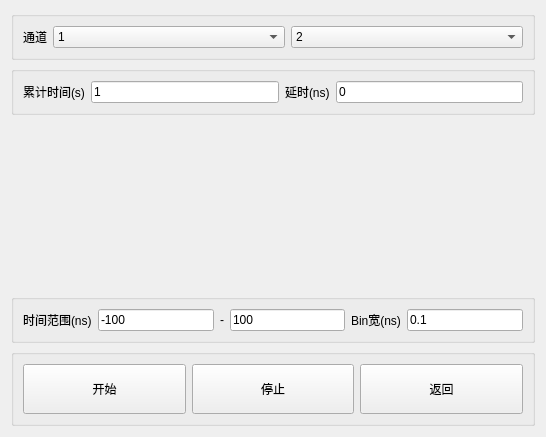
<?xml version="1.0" encoding="UTF-8"?>
<ui version="4.0">
 <class>HistogramWidget</class>
 <widget class="QWidget" name="HistogramWidget">
  <property name="geometry">
   <rect>
    <x>0</x>
    <y>0</y>
    <width>546</width>
    <height>437</height>
   </rect>
  </property>
  <property name="windowTitle">
   <string>Form</string>
  </property>
  <layout class="QVBoxLayout" name="verticalLayout">
   <item>
    <widget class="QGroupBox" name="groupBox_3">
     <property name="title">
      <string/>
     </property>
     <layout class="QHBoxLayout" name="horizontalLayout">
      <item>
       <widget class="QLabel" name="label_3">
        <property name="text">
         <string>通道</string>
        </property>
       </widget>
      </item>
      <item>
       <widget class="QComboBox" name="comboChannel1">
        <property name="sizePolicy">
         <sizepolicy hsizetype="Expanding" vsizetype="Fixed">
          <horstretch>0</horstretch>
          <verstretch>0</verstretch>
         </sizepolicy>
        </property>
        <item>
         <property name="text">
          <string>1</string>
         </property>
        </item>
        <item>
         <property name="text">
          <string>2</string>
         </property>
        </item>
        <item>
         <property name="text">
          <string>3</string>
         </property>
        </item>
        <item>
         <property name="text">
          <string>4</string>
         </property>
        </item>
        <item>
         <property name="text">
          <string>5</string>
         </property>
        </item>
        <item>
         <property name="text">
          <string>6</string>
         </property>
        </item>
       </widget>
      </item>
      <item>
       <widget class="QComboBox" name="comboChannel2">
        <property name="sizePolicy">
         <sizepolicy hsizetype="Expanding" vsizetype="Fixed">
          <horstretch>0</horstretch>
          <verstretch>0</verstretch>
         </sizepolicy>
        </property>
        <property name="currentIndex">
         <number>1</number>
        </property>
        <item>
         <property name="text">
          <string>1</string>
         </property>
        </item>
        <item>
         <property name="text">
          <string>2</string>
         </property>
        </item>
        <item>
         <property name="text">
          <string>3</string>
         </property>
        </item>
        <item>
         <property name="text">
          <string>4</string>
         </property>
        </item>
        <item>
         <property name="text">
          <string>5</string>
         </property>
        </item>
        <item>
         <property name="text">
          <string>6</string>
         </property>
        </item>
       </widget>
      </item>
     </layout>
    </widget>
   </item>
   <item>
    <widget class="QGroupBox" name="groupBox">
     <property name="title">
      <string/>
     </property>
     <layout class="QHBoxLayout" name="horizontalLayout_2">
      <item>
       <widget class="QLabel" name="label">
        <property name="text">
         <string>累计时间(s)</string>
        </property>
       </widget>
      </item>
      <item>
       <widget class="QLineEdit" name="textAccumlateTime">
        <property name="text">
         <string>1</string>
        </property>
       </widget>
      </item>
      <item>
       <widget class="QLabel" name="label_2">
        <property name="text">
         <string>延时(ns)</string>
        </property>
       </widget>
      </item>
      <item>
       <widget class="QLineEdit" name="textDelay">
        <property name="text">
         <string>0</string>
        </property>
       </widget>
      </item>
     </layout>
    </widget>
   </item>
   <item>
    <widget class="QwtPlot" name="qwtPlot">
     <property name="sizePolicy">
      <sizepolicy hsizetype="Expanding" vsizetype="Expanding">
       <horstretch>0</horstretch>
       <verstretch>0</verstretch>
      </sizepolicy>
     </property>
    </widget>
   </item>
   <item>
    <widget class="QGroupBox" name="groupBox_2">
     <property name="title">
      <string/>
     </property>
     <layout class="QHBoxLayout" name="horizontalLayout_3">
      <item>
       <widget class="QLabel" name="label_4">
        <property name="text">
         <string>时间范围(ns)</string>
        </property>
       </widget>
      </item>
      <item>
       <widget class="QLineEdit" name="textTimeStart">
        <property name="text">
         <string>-100</string>
        </property>
       </widget>
      </item>
      <item>
       <widget class="QLabel" name="label_6">
        <property name="text">
         <string>-</string>
        </property>
       </widget>
      </item>
      <item>
       <widget class="QLineEdit" name="textTimeStop">
        <property name="text">
         <string>100</string>
        </property>
       </widget>
      </item>
      <item>
       <widget class="QLabel" name="label_5">
        <property name="text">
         <string>Bin宽(ns)</string>
        </property>
       </widget>
      </item>
      <item>
       <widget class="QLineEdit" name="textBinWidth">
        <property name="text">
         <string>0.1</string>
        </property>
       </widget>
      </item>
     </layout>
    </widget>
   </item>
   <item>
    <widget class="QGroupBox" name="groupBox_4">
     <property name="title">
      <string/>
     </property>
     <layout class="QHBoxLayout" name="horizontalLayout_4">
      <item>
       <widget class="QPushButton" name="buttonStart">
        <property name="sizePolicy">
         <sizepolicy hsizetype="Minimum" vsizetype="Preferred">
          <horstretch>0</horstretch>
          <verstretch>50</verstretch>
         </sizepolicy>
        </property>
        <property name="minimumSize">
         <size>
          <width>0</width>
          <height>50</height>
         </size>
        </property>
        <property name="text">
         <string>开始</string>
        </property>
       </widget>
      </item>
      <item>
       <widget class="QPushButton" name="buttonStop">
        <property name="sizePolicy">
         <sizepolicy hsizetype="Minimum" vsizetype="Preferred">
          <horstretch>0</horstretch>
          <verstretch>0</verstretch>
         </sizepolicy>
        </property>
        <property name="text">
         <string>停止</string>
        </property>
       </widget>
      </item>
      <item>
       <widget class="QPushButton" name="buttonReturn">
        <property name="sizePolicy">
         <sizepolicy hsizetype="Minimum" vsizetype="Preferred">
          <horstretch>0</horstretch>
          <verstretch>0</verstretch>
         </sizepolicy>
        </property>
        <property name="text">
         <string>返回</string>
        </property>
       </widget>
      </item>
     </layout>
    </widget>
   </item>
  </layout>
 </widget>
 <customwidgets>
  <customwidget>
   <class>QwtPlot</class>
   <extends>QFrame</extends>
   <header>qwt_plot.h</header>
   <container>1</container>
  </customwidget>
 </customwidgets>
 <resources/>
 <connections/>
</ui>
